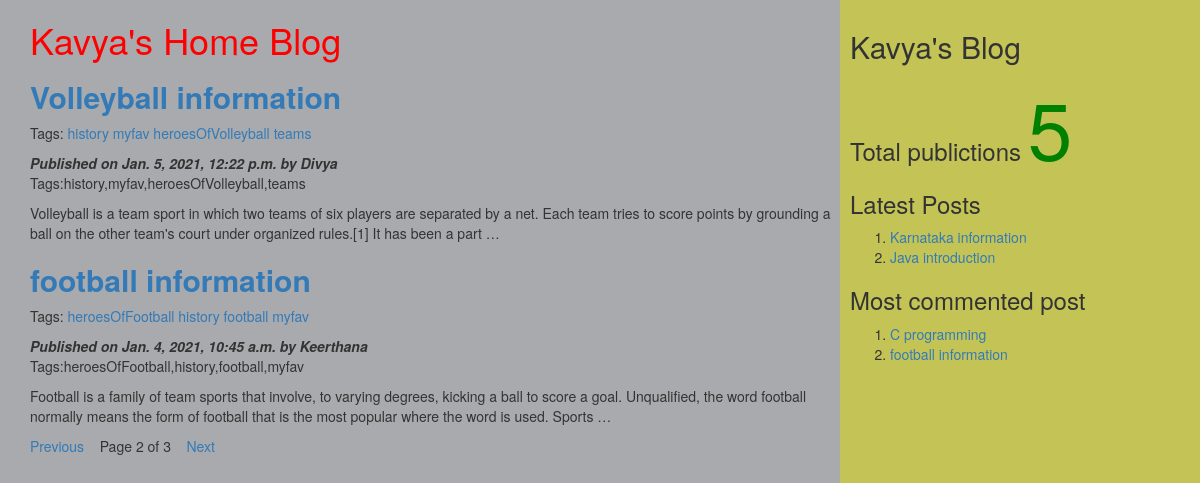
Screenshot of /?page=2 with the database file from the repository.
### myApp/models.py (models this page shows, shortened)
class Post(models.Model):
    tags=TaggableManager()
    STATUS_CHOICES=(('draft','Draft'),('published','Published'))
    title=models.CharField(max_length=256)
    slug=models.SlugField(max_length=264,unique_for_date='publish')
    author=models.ForeignKey(User,related_name='blog_posts',on_delete=models.CASCADE)
    body=models.TextField()
    publish=models.DateTimeField(default=timezone.now)
    created=models.DateTimeField(auto_now_add=True)
    updated=models.DateTimeField(auto_now=True)
    status=models.CharField(max_length=10,choices=STATUS_CHOICES,default='draft')
    objects=CustomManager()
    class Meta:
        ordering=('-publish',)
    def get_absolute_url(self):
        return reverse('post_detail',args=[self.publish.year,self.publish.strftime('%m'),self.publish.strftime('%d'),self.slug])

### myApp/views.py (the view)
# urls.py: url(r'^$',views.post_list_view),
def post_list_view(request,tag_slug=None):
    post_list=Post.objects.all()
    tag=None
    if tag_slug:
        tag=get_object_or_404(Tag,slug=tag_slug)#provided slug
        post_list=post_list.filter(tags__in=[tag])
    paginator=Paginator(post_list,2) #step1
    page_number=request.GET.get('page') #step2
    try:
        post_list=paginator.page(page_number) #step2
    except PageNotAnInteger:
        post_list=paginator.page(1) #step 3
    except EmptyPage:
        post_list=paginator.page(paginator.num_pages) #step 4
    d={'post_list':post_list,'tag':tag}
    return render(request,'myApp/post_list.html',d)

### myApp/models.py (called while the page is built)
    def get_queryset(self):
        return super().get_queryset().filter(status='published')

### myApp/templatetags/mytags.py (called while the page is built)
@register.simple_tag
def total_posts():
    return Post.objects.count()

@register.inclusion_tag('myApp/latest_post.html')
def show_latest_posts(count=3):
    latest_posts=Post.objects.order_by('-publish')[:count]
    return {'latest_posts':latest_posts}

@register.simple_tag
def get_most_commented_posts(count=2):
    return Post.objects.annotate(total_comments=Count('comments')).order_by('-total_comments')[:count]

### templates/myApp/post_list.html (shortened to what this page needs)
<html>
    {%extends 'myApp/parent.html'%}
        {%block content_block%}
        <h1 style="color:red">Kavya's Home Blog</h1>
        {%for post in post_list%}
        <a href="{{post.get_absolute_url}}"><h2><b>{{post.title}}</b></h2></a>
         <p>Tags:
              {%for t in post.tags.all%}
              <a href="{%url "post_list_by_tag_name" t.slug%}">{{t.name}}</a>
               {%endfor%}
         </p>
        <i><b>Published on {{post.publish}} by {{post.author|title}}</b></i>
        <p>Tags:{{post.tags.all|join:','}}</p>
        {{post.body|truncatewords:40|linebreaks}}
        {%endfor%}
        {%include 'myApp/pagination.html' with page=post_list%}
        {%endblock%}

### templates/myApp/parent.html (shortened to what this page needs)
<html>
{%load mytags%}
    <head>
        <link rel="stylesheet" href="https://maxcdn.bootstrapcdn.com/bootstrap/3.3.7/css/bootstrap.min.css">
    </head>
    <body>
        <div class="content" style="width:70%;float:left;background-color:a8aaad;height:300%;padding:0 0 0 30px">
              {%block content_block%}
              {%endblock%}
        </div>
        <div class="sidebar" style="width:30%;float:right;background-color:#c4c456;height:300%;padding:10px">
            <h2>Kavya's Blog</h2>
            <h3><h3>Total publictions
              <span style="color:green;font-size:80px">
              {%total_posts%}</span>
              <h3>Latest Posts</h3>
              {% show_latest_posts 2 %}
              <h3>Most commented post</h3>
              {%get_most_commented_posts as m%}
              <ol>
                {%for post in m%}
                <li><a href="{{post.get_absolute_url}}">{{post.title}}</a></li>
                {%endfor%}
              </ol>
            </h3>
        </div>
    </body>
</html>

### templates/myApp/pagination.html
<!DOCTYPE html>
<html lang="en" dir="ltr">
  <body>
     <div class="paginator">
       {%if page.has_previous%}
       <a href="?page={{page.previous_page_number}}">Previous</a>&nbsp  &nbsp
       {%endif%}
      <span>Page {{page.number}} of {{page.paginator.num_pages}}</span>&nbsp  &nbsp
      {%if page.has_next%}
      <a href="?page={{page.next_page_number}}">Next</a> &nbsp  &nbsp
      {%endif%}
     </div>
  </body>
</html>

### templates/myApp/latest_post.html
<!DOCTYPE html>
<html lang="en" dir="ltr">
  <body>
    <ol>
    {%for post in latest_posts%}
    <li><a href="{{post.get_absolute_url}}">{{post.title}}</a></li>
    {%endfor%}
    </ol>
  </body>
</html>

### rows the page displays
Post: title "Volleyball information", publish "Jan. 5, 2021, 12:22 p.m.", author "Divya", tags.all "history,myfav,heroesOfVolleyball,teams", body "Volleyball is a team sport in which two teams of six players are separated by a net. Each team tries to score points by grounding a ball on the other team's court under organized rules.[1] It has been a part …"
Tag: name "history"
Tag: name "myfav"
Tag: name "heroesOfVolleyball"
Tag: name "teams"
Post: title "football information", publish "Jan. 4, 2021, 10:45 a.m.", author "Keerthana", tags.all "heroesOfFootball,history,football,myfav", body "Football is a family of team sports that involve, to varying degrees, kicking a ball to score a goal. Unqualified, the word football normally means the form of football that is the most popular where the word is used. Sports …"
Tag: name "heroesOfFootball"
Tag: name "football"
Post: title "Karnataka information"
Post: title "Java introduction"
Post: title "C programming"

### other values shown
{{ page.number }} "2"
{{ page.paginator.num_pages }} "3"
